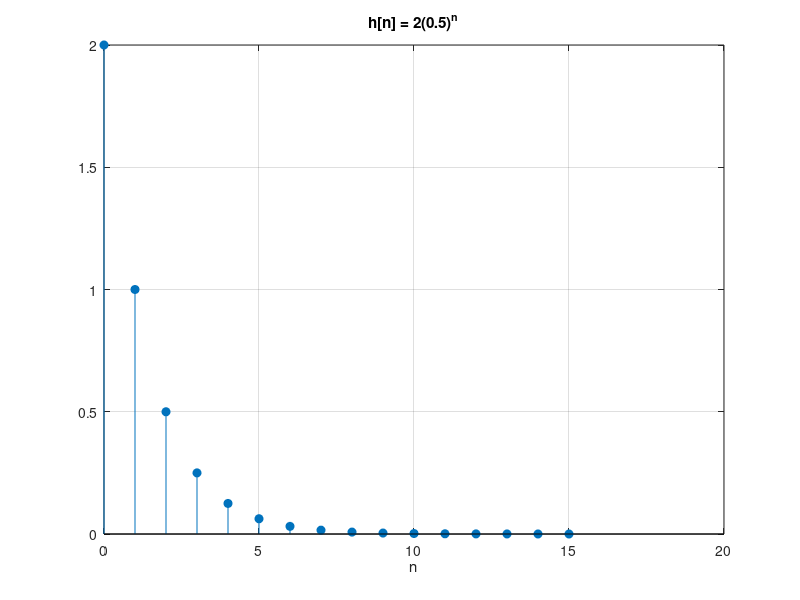
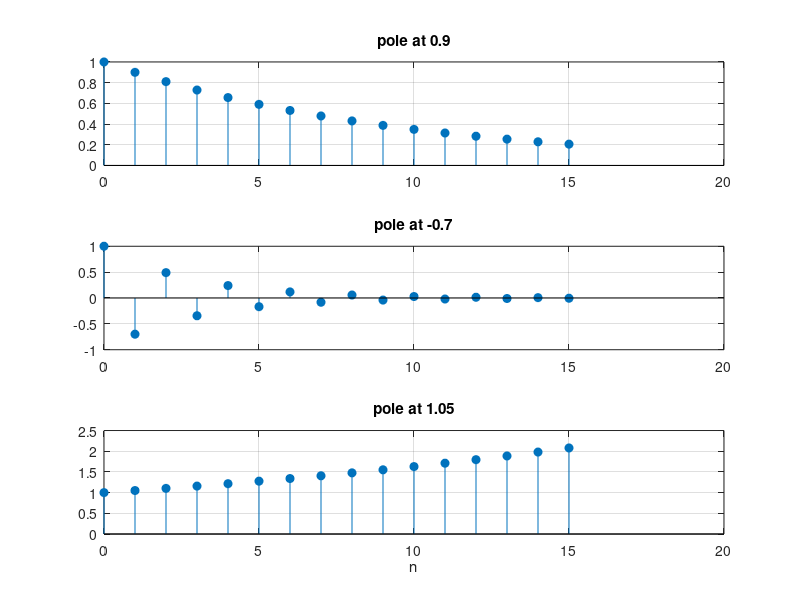

Here is the MATLAB script that generated these plots, in order:
% Signals and Systems — Poles, Zeros, System Function and Stability
%title: Poles, Zeros and Stability in z
%ar-title: الأقطاب والأصفار والاستقرار في مستوى z
%lesson: ss-ch6-3
%course: signals-systems

%% The system y[n] = 0.5 y[n-1] + 2 x[n]
%ar: H(z) = 2/(1 − 0.5z^{−1}). في MATLAB نكتب المعاملات بقوى z^{−1}: b = 2، a = [1 −0.5]. القطب جذر المقام: 0.5.
b = 2; a = [1 -0.5];
p = roots(a);
fprintf('pole at %g, |pole| = %g -> stable: %d\n', p, abs(p), all(abs(p) < 1))

%% Impulse response with filter
%ar: h[n] = 2(0.5)^n u[n]. filter مع دخل δ.
n = 0:15; h = filter(b, a, double(n == 0));
fprintf('max error vs 2(0.5)^n = %.2e\n', max(abs(h - 2*0.5.^n)))
stem(n, h, 'filled'); grid on; xlabel('n'); title('h[n] = 2(0.5)^n')

%% Pole location decides the shape
%ar: نقارن ثلاثة أقطاب: 0.9 (يتلاشى ببطء)، −0.7 (يتذبذب ويتلاشى)، 1.05 (ينمو: غير مستقر). كل قطب خارج دائرة الوحدة يعني نظامًا سببيًا غير مستقر.
figure; P = [0.9 -0.7 1.05];
for k = 1:3
    subplot(3,1,k); stem(n, filter(1, [1 -P(k)], double(n == 0)), 'filled'); grid on; title(sprintf('pole at %g', P(k)))
end
xlabel('n')

%%! Project idea: a stability checker for digital filters
%ar: مشروع: أي مرشح IIR مستقر إذا كانت كل جذور a داخل دائرة الوحدة. دالة صغيرة تطبع النتيجة وأبعد قطب. جربها قبل استخدام أي مرشح.
for a = {[1 -0.5], [1 -1.5 0.5], [1 -1 0.5], [1 -2.1 1.1]}
    m = max(abs(roots(a{1})));
    if m < 1, s = 'stable'; else, s = 'NOT stable'; end
    fprintf('a = %-16s max |pole| = %.4f -> %s\n', mat2str(a{1}), m, s)
end
